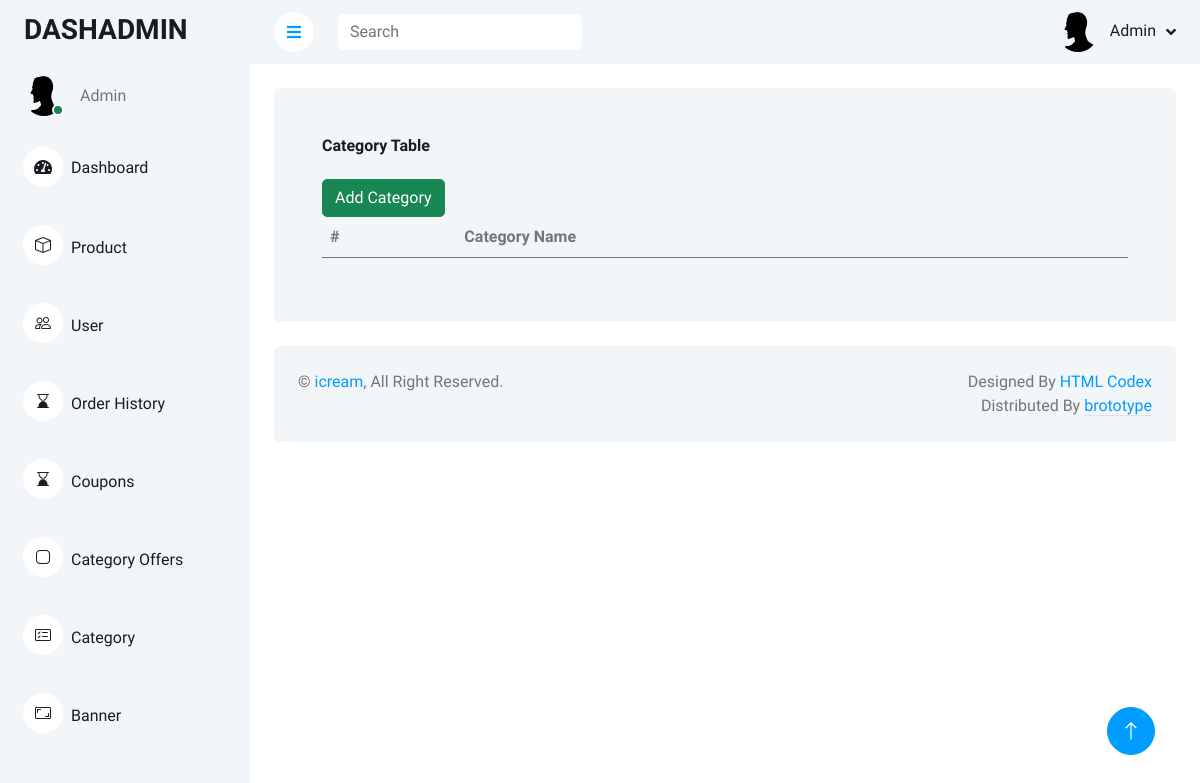
Before: /customize/category/ with the older database file.
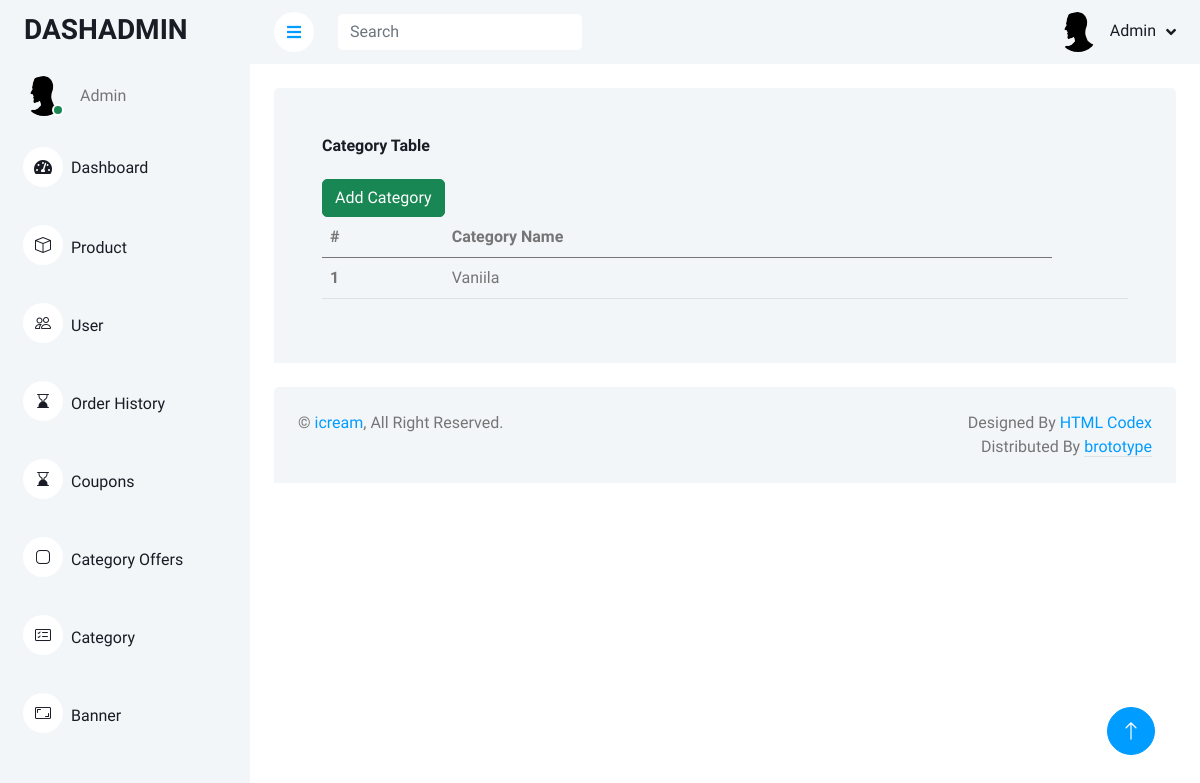
After: the same page with the newer database file.
### home/models.py (models this page shows, shortened)
class Category(models.Model):
    category_name = models.CharField(max_length=30,default=None)

### customize/views.py (the view)
# urls.py: path('category/',views.product_category,name='product_category'),
def product_category(request):
    category_name = Category.objects.all()
    return render(request,'category.html',{'category_name':category_name})

### customize/templates/category.html
{% extends 'admindemo.html' %}
    {% block content %}
    {% load static %}
                <div class="container-fluid pt-4 px-4">
                <div class="bg-light rounded-top p-4">
                    <div class="row ">
                        <div class="col-sm-12 col-xl-12">
                            <div class="bg-light rounded h-100 p-4">
                                <h6 class="mb-4">Category Table </h6>
                                <a href="{% url 'add_product_category' %}" type="button" class="btn btn-success">Add Category</a>
                                <table class="table">
                                    <thead>
                                        <tr>
                                            <th scope="col">#</th>
                                            <th scope="col">Category Name</th>
                                        </tr>
                                    </thead>
                                    <tbody>
                                        {% for categoryitem in category_name %}
                                        <tr>
                                            <th scope="row">{{categoryitem.id}}</th>
                                            <td>{{categoryitem.category_name}}</td>
                                            <td></td>
                                        </tr>
                                        {% endfor %}
                                    </tbody>
                                </table>
                            </div>
                        </div>
                    </div>
                </div>
                </div>
    {% endblock %}

Changed rows visible on the page:
added Category: id "1", category_name "Vaniila"
